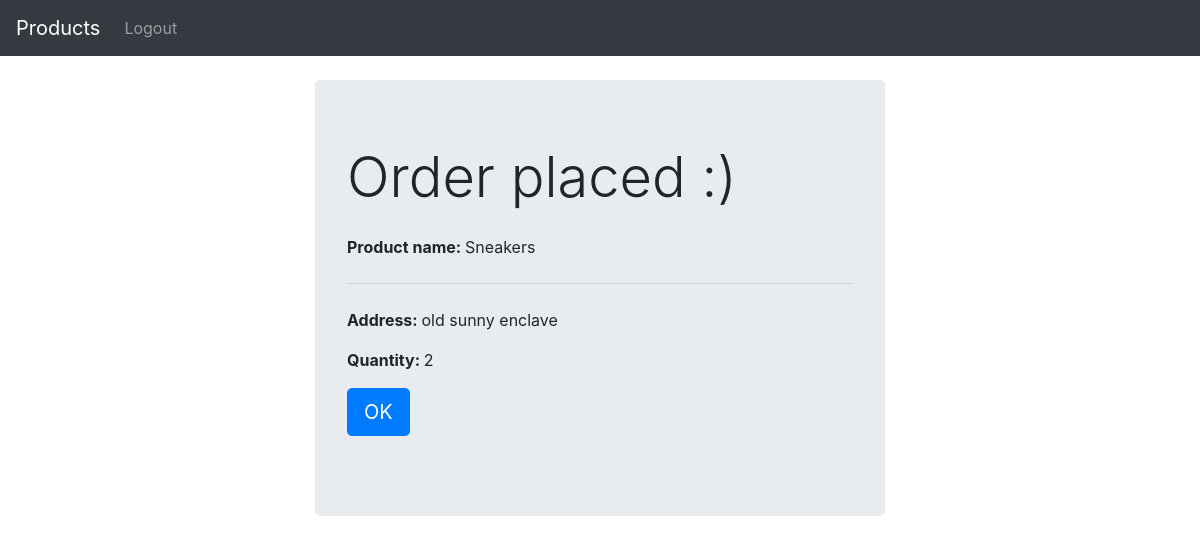
/success/2 (signed in), run on the app's committed database.
### Information/models.py (models this page shows, shortened)
class Order(models.Model):
    category = {
        ('Delivered', 'Delivered'),
        ('Pending', 'Pending'),
        ('Out for delivery', 'Out for delivery'),
    }
    product = models.ForeignKey(Product, default=None, on_delete=models.CASCADE)
    user_info = models.ForeignKey(Info, default=None, on_delete=models.CASCADE)
    quantity = models.IntegerField()
    status = models.CharField(max_length=20, default=None, choices=category)
    Delivery_address = models.CharField(max_length=100, default=None)

class Product(models.Model):
    seller = models.ForeignKey(Info, default=None, on_delete=models.CASCADE)
    product_image1 = models.ImageField(null=True, blank=True, default='default.jpg')
    product_image2 = models.ImageField(null=True, blank=True, default='default.jpg')
    product_image3 = models.ImageField(null=True, blank=True, default='default.jpg')
    product_image4 = models.ImageField(null=True, blank=True, default='default.jpg')
    tags = models.ManyToManyField(Tags, blank=True)
    name = models.CharField(max_length=50)
    price = models.IntegerField()
    category = models.CharField(max_length=20, default='other', choices={('Electronics', 'Electronics')
                                                                         , ('Footwear', 'Footwear')
                                                                         , ('Clothing', 'Clothing')
                                                                         , ('Books', 'Books')
                                                                         , ('other', 'other')
                                                                         , })
    description = models.CharField(max_length=100)

### Information/views.py (the view)
# urls.py: path('success/<int:pk>', views.order_success, name='success'),
@login_required(login_url='login')
def order_success(request, pk):
    order = Order.objects.get(id=pk)
    return render(request, 'Information/success.html', {'order': order})

### Information/templates/Information/success.html
{% extends 'Information/main.html' %}
{% block content %}
{% include 'Information/navbar.html' %}
<div class="container-fluid">
    <br>
    <div class="row">
        <div class="col-md-3"></div>
        <div class="col-md-6">
        <div class="jumbotron">
            <h1 class="display-4">Order placed :)</h1>
            <p class="my-4"><strong>Product name: </strong>{{order.product.name}}</p>
            <hr class="my-4">
            <p><strong>Address: </strong>{{order.Delivery_address}}</p>
            <p><strong>Quantity: </strong>{{order.quantity}}</p>
        <p class="lead">
        <a class="btn btn-primary btn-lg" href="{% url 'homeB' %}" role="button">OK</a>
        </p>
        </div>
    </div>
    </div>
</div>
{% endblock %}

### data on the page
Order: product.name "Sneakers", Delivery_address "old sunny enclave", quantity "2"
